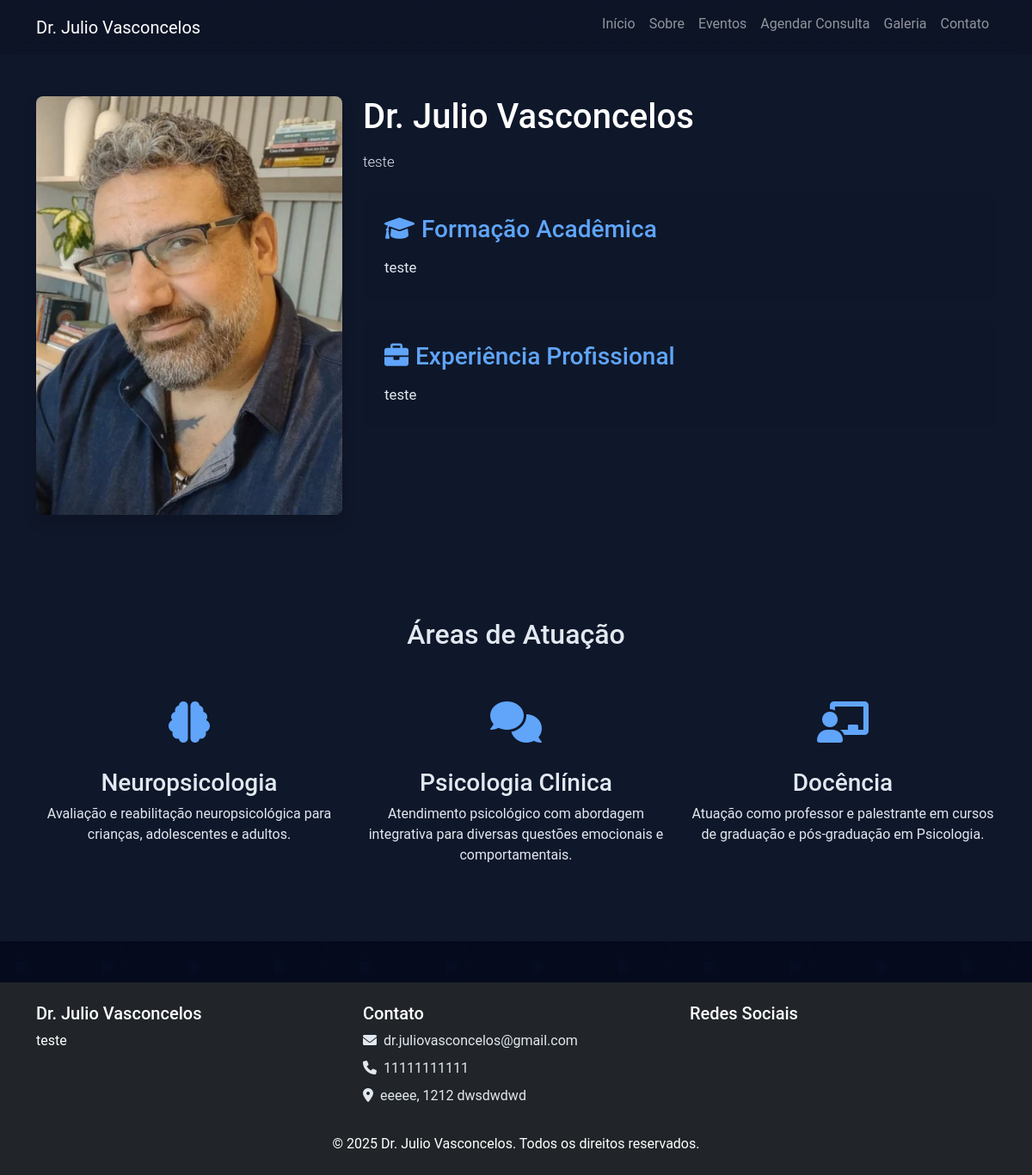
/about, run on the app's committed database.
### models.py (models this page shows, shortened)
class Settings(db.Model):
    id = db.Column(db.Integer, primary_key=True)
    site_title = db.Column(db.String(100), default='Dr. Julio Vasconcelos')
    contact_email = db.Column(db.String(100))
    contact_phone = db.Column(db.String(20))
    address = db.Column(db.Text)
    about_text = db.Column(db.Text)
    academic_background = db.Column(db.Text)
    professional_experience = db.Column(db.Text)
    social_facebook = db.Column(db.String(255))
    social_instagram = db.Column(db.String(255))
    social_youtube = db.Column(db.String(255))
    about_image = db.Column(db.String(255))

### routes.py (the view)
@main_bp.route('/about')
def about():
    settings = Settings.query.first()
    return render_template('about.html', settings=settings)

### routes.py (called while the page is built)
@main_bp.context_processor
def inject_settings():
    settings = Settings.query.first()
    return dict(settings=settings or {}, current_year=datetime.now().year)

### templates/about.html (shortened to what this page needs)
{% extends "base.html" %}
{% block body_class %}dark-theme{% endblock %}
{% block content %}
<section class="about-section py-5">
    <div class="container">
        <div class="row">
            <div class="col-md-4 mb-4">
                {% if settings.about_image %}
                    <img src="{{ url_for('static', filename='uploads/' + settings.about_image) }}" alt="Dr. Julio Vasconcelos" class="img-fluid rounded-3 shadow">
                {% else %}
                    <img src="{{ url_for('static', filename='img/profile.jpg') }}" alt="Dr. Julio Vasconcelos" class="img-fluid rounded-3 shadow">
                {% endif %}
            </div>
            <div class="col-md-8 mb-4">
                <h1 class="mb-3">Dr. Julio Vasconcelos</h1>
                <p class="lead text-content">{{ settings.about_text }}</p>
                <div class="academic-section mt-4">
                    <h3><i class="fas fa-graduation-cap me-2"></i>Formação Acadêmica</h3>
                    <div class="text-content">
                        {% if settings.academic_background %}
                            {{ settings.academic_background|safe }}
                        {% else %}
                            <ul>
                                <li>Psicólogo, especialista em Neuropsicologia</li>
                                <li>Mestre em Ciências (Clínica Médica - Neurologia)</li>
                                <li>Doutor em Saúde Mental</li>
                            </ul>
                        {% endif %}
                    </div>
                </div>
                <div class="professional-section mt-4">
                    <h3><i class="fas fa-briefcase me-2"></i>Experiência Profissional</h3>
                    <div class="text-content">
                        {% if settings.professional_experience %}
                            {{ settings.professional_experience|safe }}
                        {% else %}
                            <ul>
                                <li>Consultório particular com atendimento a crianças, adolescentes e adultos</li>
                                <li>Docência em cursos de graduação e pós-graduação em Psicologia</li>
                                <li>Pesquisador na área de Neuropsicologia</li>
                            </ul>
                        {% endif %}
                    </div>
                </div>
            </div>
        </div>
    </div>
</section>
<section class="services-section py-5">
    <div class="container">
        <h2 class="text-center mb-5">Áreas de Atuação</h2>
        <div class="row text-center">
            <div class="col-md-4 mb-4">
                <div class="service-icon">
                    <i class="fas fa-brain"></i>
                </div>
                <h3>Neuropsicologia</h3>
                <p class="text-content">Avaliação e reabilitação neuropsicológica para crianças, adolescentes e adultos.</p>
            </div>
            <div class="col-md-4 mb-4">
                <div class="service-icon">
                    <i class="fas fa-comments"></i>
                </div>
                <h3>Psicologia Clínica</h3>
                <p class="text-content">Atendimento psicológico com abordagem integrativa para diversas questões emocionais e comportamentais.</p>
            </div>
            <div class="col-md-4 mb-4">
                <div class="service-icon">
                    <i class="fas fa-chalkboard-teacher"></i>
                </div>
                <h3>Docência</h3>
                <p class="text-content">Atuação como professor e palestrante em cursos de graduação e pós-graduação em Psicologia.</p>
            </div>
        </div>
    </div>
</section>
{% endblock %}

### templates/base.html (shortened to what this page needs)
<!DOCTYPE html>
<html lang="pt-BR">
<head>
    <link href="https://cdn.jsdelivr.net/npm/bootstrap@5.3.0/dist/css/bootstrap.min.css" rel="stylesheet">
    <link rel="stylesheet" href="https://cdnjs.cloudflare.com/ajax/libs/font-awesome/6.0.0/css/all.min.css">
    <link rel="stylesheet" href="{{ url_for('static', filename='css/style.css') }}">
    <link rel="stylesheet" href="{{ url_for('static', filename='css/dark-theme.css') }}">
</head>
<body class="{% block body_class %}{% endblock %}">
    <nav class="navbar navbar-expand-lg navbar-dark">
        <div class="container">
            <a class="navbar-brand" href="{{ url_for('main_bp.index') }}">
                {% if settings %}{{ settings.site_title }}{% else %}Dr. Julio Vasconcelos{% endif %}
            </a>
            <div class="collapse navbar-collapse" id="navbarNav">
                <ul class="navbar-nav ms-auto">
                    <li class="nav-item">
                        <a class="nav-link" href="{{ url_for('main_bp.index') }}">Início</a>
                    </li>
                    <li class="nav-item">
                        <a class="nav-link" href="{{ url_for('main_bp.about') }}">Sobre</a>
                    </li>
                    <li class="nav-item">
                        <a class="nav-link" href="{{ url_for('main_bp.events') }}">Eventos</a>
                    </li>
                    <li class="nav-item">
                        <a class="nav-link" href="{{ url_for('main_bp.appointment') }}">Agendar Consulta</a>
                    </li>
                    <li class="nav-item">
                        <a class="nav-link" href="{{ url_for('main_bp.gallery') }}">Galeria</a>
                    </li>
                    <li class="nav-item">
                        <a class="nav-link" href="{{ url_for('main_bp.contact') }}">Contato</a>
                    </li>
                </ul>
            </div>
        </div>
    </nav>
    <main>
        {% block content %}{% endblock %}
    </main>
    <footer class="bg-dark text-white py-4 mt-5">
        <div class="container">
            <div class="row">
                <div class="col-md-4">
                    <h5>Dr. Julio Vasconcelos</h5>
                    <p>{% if settings %}{{ settings.about_text|truncate(100) }}{% endif %}</p>
                </div>
                <div class="col-md-4">
                    <h5>Contato</h5>
                    <ul class="list-unstyled">
                        {% if settings %}
                            <li><i class="fas fa-envelope me-2"></i>{{ settings.contact_email }}</li>
                            <li><i class="fas fa-phone me-2"></i>{{ settings.contact_phone }}</li>
                            <li><i class="fas fa-map-marker-alt me-2"></i>{{ settings.address }}</li>
                        {% endif %}
                    </ul>
                </div>
                <div class="col-md-4">
                    <h5>Redes Sociais</h5>
                </div>
            </div>
            <div class="row mt-3">
                <div class="col-12 text-center">
                    <p class="mb-0">&copy; {{ current_year }} Dr. Julio Vasconcelos. Todos os direitos reservados.</p>
                </div>
            </div>
        </div>
    </footer>
</body>
</html>

### static/css/style.css (style rules this page uses)
body { font-family: "Roboto", sans-serif; color: #333; background-color: #f8f9fa; }
footer { background: linear-gradient(135deg, #343a40, #212529); }

### static/css/dark-theme.css (style rules this page uses)
body.dark-theme { background-color: #050a1c; color: #e2e8f0; background-image: radial-gradient(circle at 25% 25%, rgba(30, 60, 180, 0.05) 1%, transparent 10%), radial-gradient(circle at 75% 75%, rgba(30, 60, 180, 0.05) 1%, transparent 10%), linear-gradient(rgba(20, 30, 80, 0.1) 1px, transparent 1px), linear-gradient(90deg, rgba(20, 30, 80, 0.1) 1px, transparent 1px); background-size: 100px 100px, 100px 100px, 20px 20px, 20px 20px; }
.about-section, .services-section, .events-section { background-color: #0f172a; }
.about-section h1, .about-section h2, .about-section h3 { color: #ffffff; }
.about-section p, .about-section li, .about-section .text-content { color: #e2e8f0; font-size: 1.05rem; }
.academic-section, .professional-section { background-color: rgba(15, 23, 42, 0.7); border-radius: 10px; padding: 25px; margin-bottom: 20px; }
.academic-section h3, .professional-section h3 { color: #60a5fa; margin-bottom: 15px; }
.service-icon { color: #60a5fa; font-size: 3rem; margin-bottom: 1rem; }
.dark-theme ul, .dark-theme ol { color: #e2e8f0; }
.dark-theme ul li, .dark-theme ol li { margin-bottom: 8px; }
.dark-theme .navbar { background-color: rgba(15, 23, 42, 0.8) !important; backdrop-filter: blur(10px); }
.dark-theme footer { background: #0f172a; }

### data on the page
Settings: site_title "Dr. Julio Vasconcelos", about_image (picture), about_text "teste", academic_background "teste", professional_experience "teste", contact_email "dr.juliovasconcelos@gmail.com", contact_phone "11111111111", address "eeeee, 1212 dwsdwdwd"
